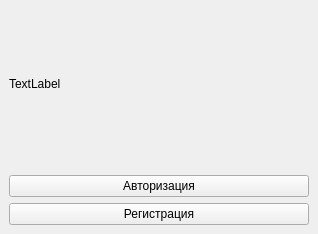
<?xml version="1.0" encoding="UTF-8"?>
<ui version="4.0">
 <class>MainWindow_start</class>
 <widget class="QMainWindow" name="MainWindow_start">
  <property name="geometry">
   <rect>
    <x>0</x>
    <y>0</y>
    <width>318</width>
    <height>234</height>
   </rect>
  </property>
  <property name="windowTitle">
   <string>MainWindow</string>
  </property>
  <widget class="QWidget" name="centralwidget">
   <layout class="QVBoxLayout" name="verticalLayout_2">
    <item>
     <widget class="QLabel" name="label_info">
      <property name="minimumSize">
       <size>
        <width>300</width>
        <height>150</height>
       </size>
      </property>
      <property name="text">
       <string>TextLabel</string>
      </property>
     </widget>
    </item>
    <item>
     <spacer name="verticalSpacer">
      <property name="orientation">
       <enum>Qt::Vertical</enum>
      </property>
      <property name="sizeHint" stdset="0">
       <size>
        <width>20</width>
        <height>40</height>
       </size>
      </property>
     </spacer>
    </item>
    <item>
     <layout class="QVBoxLayout" name="verticalLayout">
      <item>
       <widget class="QPushButton" name="pushButton_sign_in">
        <property name="text">
         <string>Авторизация</string>
        </property>
       </widget>
      </item>
      <item>
       <widget class="QPushButton" name="pushButton_sign_up">
        <property name="text">
         <string>Регистрация</string>
        </property>
       </widget>
      </item>
     </layout>
    </item>
   </layout>
  </widget>
 </widget>
 <resources/>
 <connections/>
</ui>
